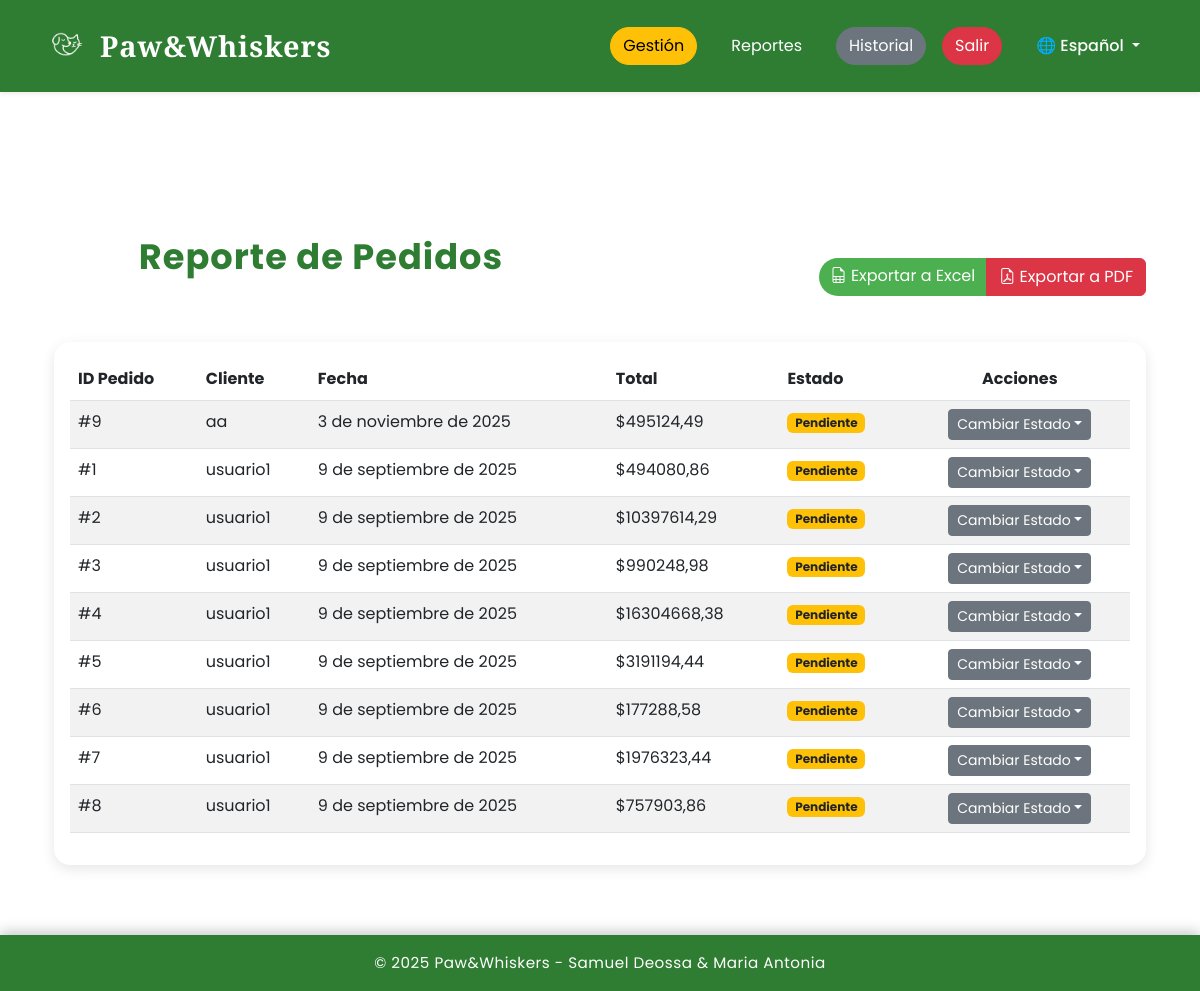
The page /pedido/reporte/ (signed in) on the database its author committed.
### pedidos/models.py (models this page shows, shortened)
class Pedido(models.Model):
    ESTADO_CHOICES = [
        ('Pendiente', 'Pendiente'),
        ('Finalizado', 'Finalizado'),
        ('Cancelado', 'Cancelado'),
    ]
    cliente = models.ForeignKey(CuentaCliente, on_delete=models.CASCADE)
    fechaPedido = models.DateField(auto_now_add=True)
    totalPedido = models.DecimalField(max_digits=10, decimal_places=2)
    direccionPedido = models.CharField(max_length=200)
    estado = models.CharField(max_length=20, choices=ESTADO_CHOICES, default='Pendiente')

### clientes/models.py (models this page shows, shortened)
class CuentaCliente(models.Model):
    user = models.OneToOneField(User, on_delete=models.CASCADE)
    direccionPedido = models.CharField(max_length=200)
    metodoPago = models.CharField(max_length=50)

### pedidos/views.py (the view)
# urls.py: path('reporte/', views.reporte_pedidos, name='reporte_pedidos'),
@admin_required
def reporte_pedidos(request):
    formato = request.GET.get('formato')
    pedidos = Pedido.objects.all().order_by('-fechaPedido')
    generador = None
    if formato == 'excel':
        generador = ReporteExcelGenerator() # Seleccionamos la implementación concreta
    elif formato == 'pdf':
        generador = ReportePDFGenerator() # Seleccionamos la otra implementación
    if generador:
        return generador.generate(pedidos)
    return render(request, 'pedidos/reporte_pedidos.html', {'pedidos': pedidos})

### carrito/context_processors.py (called while the page is built, shortened)
def carrito_context(request):
    return {'carrito_context': None}

### pedidos/views.py (called while the page is built)
def admin_required(view_func):
    return user_passes_test(lambda u: u.is_superuser)(view_func)

### tienda/context_processors.py (called while the page is built)
def clima_medellin(request):
    try:
        latitud = 6.2518
        longitud = -75.5636
        url = f"https://api.open-meteo.com/v1/forecast?latitude={latitud}&longitude={longitud}&current_weather=true"
        response = requests.get(url, timeout=5) # Timeout de 5 segundos
        response.raise_for_status()  # Lanza un error para respuestas 4xx/5xx
        data = response.json()
        clima = {
            'temperatura': data['current_weather']['temperature'],
            'codigo_clima': data['current_weather']['weathercode']
        }
        return {'clima_medellin': clima}
    except requests.exceptions.RequestException as e:
        print(f"Error al obtener el clima: {e}")
        return {}
    except (KeyError, ValueError) as e:
        print(f"Error al procesar los datos del clima: {e}")
        return {}

### templates/pedidos/reporte_pedidos.html (shortened to what this page needs)
{% extends "tienda/base.html" %}
{% load i18n %}
{% block content %}
<div class="container my-5">
    {% if user.is_superuser %}
    <div class="row mb-4 align-items-center">
        <div class="col-md-6">
            <h2 class="section-title">{% trans "Reporte de Pedidos" %}</h2>
        </div>
        <div class="col-md-6 text-end">
            <div class="btn-group">
                <a href="{% url 'reporte_pedidos' %}?formato=excel" class="btn btn-success">
                    <i class="bi bi-file-earmark-spreadsheet"></i> {% trans "Exportar a Excel" %}
                </a>
                <a href="{% url 'reporte_pedidos' %}?formato=pdf" class="btn btn-danger">
                    <i class="bi bi-file-earmark-pdf"></i> {% trans "Exportar a PDF" %}
                </a>
            </div>
        </div>
    </div>
    <div class="card">
        <div class="card-body">
            <div class="table-responsive">
                <table class="table table-striped table-hover">
                    <thead>
                        <tr>
                            <th>{% trans "ID Pedido" %}</th>
                            <th>{% trans "Cliente" %}</th>
                            <th>{% trans "Fecha" %}</th>
                            <th>{% trans "Total" %}</th>
                            <th>{% trans "Estado" %}</th>
                            <th class="text-center">{% trans "Acciones" %}</th>
                        </tr>
                    </thead>
                    <tbody>
                        {% for pedido in pedidos %}
                        <tr>
                            <td>#{{ pedido.id }}</td>
                            <td>{{ pedido.cliente.user.username }}</td>
                            <td>{{ pedido.fechaPedido }}</td>
                            <td>${{ pedido.totalPedido|floatformat:2 }}</td>
                            <td>
                                {% if pedido.estado == 'Pendiente' %}
                                    <span class="badge bg-warning text-dark">{{ pedido.estado }}</span>
                                {% elif pedido.estado == 'Finalizado' %}
                                    <span class="badge bg-success">{{ pedido.estado }}</span>
                                {% elif pedido.estado == 'Cancelado' %}
                                    <span class="badge bg-danger">{{ pedido.estado }}</span>
                                {% endif %}
                            </td>
                            <td class="text-center">
                                <div class="dropdown">
                                    <button class="btn btn-secondary btn-sm dropdown-toggle" type="button" id="dropdownMenuButton-{{pedido.id}}" data-bs-toggle="dropdown" aria-expanded="false">{% trans "Cambiar Estado" %}</button>
                                </div>
                            </td>
                        </tr>
                        {% empty %}
                        <tr>
                            <td colspan="6" class="text-center">{% trans "No hay pedidos para mostrar." %}</td>
                        </tr>
                        {% endfor %}
                    </tbody>
                </table>
            </div>
        </div>
    </div>
    {% else %}
    <div class="alert alert-danger">{% trans "No tienes permisos para ver esta página." %}</div>
    {% endif %}
</div>
{% endblock %}

### static/tienda/style.css (style rules this page uses)
* { margin: 0; padding: 0; box-sizing: border-box; }
body { font-family: 'Poppins', sans-serif; background: #ffffff; color: #333; line-height: 1.6; }
h2 { color: #2E7D32; font-weight: 600; text-align: center; margin-bottom: 30px; }
.card { background: #fff; border: none; border-radius: 16px; overflow: hidden; box-shadow: 0 4px 14px rgba(0,0,0,0.1); transition: transform 0.3s ease, box-shadow 0.3s ease; }
.btn-success { background: #4CAF50; border: none; border-radius: 25px; transition: all 0.3s ease; }
.section-title { color: #2E7D32; font-weight: 700; text-align: center; margin-bottom: 40px; font-size: 2.2rem; letter-spacing: 1px; }

### rows shown on the page
Pedido: id "9", cliente.user.username "aa", fechaPedido "3 de noviembre de 2025", totalPedido "495124,49", estado "Pendiente"
Pedido: id "1", cliente.user.username "usuario1", fechaPedido "9 de septiembre de 2025", totalPedido "494080,86", estado "Pendiente"
Pedido: id "2", cliente.user.username "usuario1", fechaPedido "9 de septiembre de 2025", totalPedido "10397614,29", estado "Pendiente"
Pedido: id "3", cliente.user.username "usuario1", fechaPedido "9 de septiembre de 2025", totalPedido "990248,98", estado "Pendiente"
Pedido: id "4", cliente.user.username "usuario1", fechaPedido "9 de septiembre de 2025", totalPedido "16304668,38", estado "Pendiente"
Pedido: id "5", cliente.user.username "usuario1", fechaPedido "9 de septiembre de 2025", totalPedido "3191194,44", estado "Pendiente"
Pedido: id "6", cliente.user.username "usuario1", fechaPedido "9 de septiembre de 2025", totalPedido "177288,58", estado "Pendiente"
Pedido: id "7", cliente.user.username "usuario1", fechaPedido "9 de septiembre de 2025", totalPedido "1976323,44", estado "Pendiente"
Pedido: id "8", cliente.user.username "usuario1", fechaPedido "9 de septiembre de 2025", totalPedido "757903,86", estado "Pendiente"
